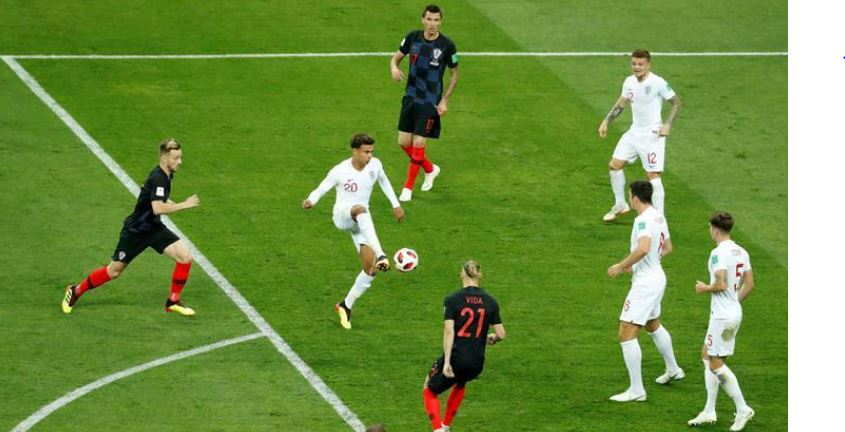
#> input picture images/FIFA.jpg, 845 x 432 px
$ jupyter execute CV2-Write-Text-on-Image.ipynb
#> lines starting #> are read from the running program, lines starting #| are printed output that depends on the picture; after the words box and inside, x2 and y2 are one past the last pixel; in counts of white or black regions, pixels touching at a corner belong together
### Write Text on Image - Using CV2

This is an utility function used to write text on images. This utility is used to modify README.md file in all github repositories.

[cell 1]
# Load Libraries

import os

import cv2
# import imutils as im

[cell 2]
# Constants

PATH = 'images/' # Images folder
INPUT_FILE_NAME = 'FIFA.jpg' # Inpput filename
OUTPUT_FILE_NAME = 'FIFA-CV2.jpg' # Inpput filename


WINDOW_NAME = 'FIFA' # Window name in which image is displayed

TEXT = 'FIFA Worldcup' # text
FONT = cv2.FONT_HERSHEY_SIMPLEX # font
POSITION = (0, 50) # position
FONT_SCALE = 1 # fontScale
COLOR = (0, 0, 255) # Text color
THICKNESS = 2 # Line thickness

[cell 3]
img = cv2.imread(os.path.join(PATH, INPUT_FILE_NAME)) # Read image
#> img is the input picture: shape (432, 845, 3); mean B, G, R 62.8, 142.2, 108.8

img = cv2.putText(img, TEXT, POSITION, FONT, FONT_SCALE,
                 COLOR, THICKNESS, cv2.LINE_AA, False) # Write test on top of image
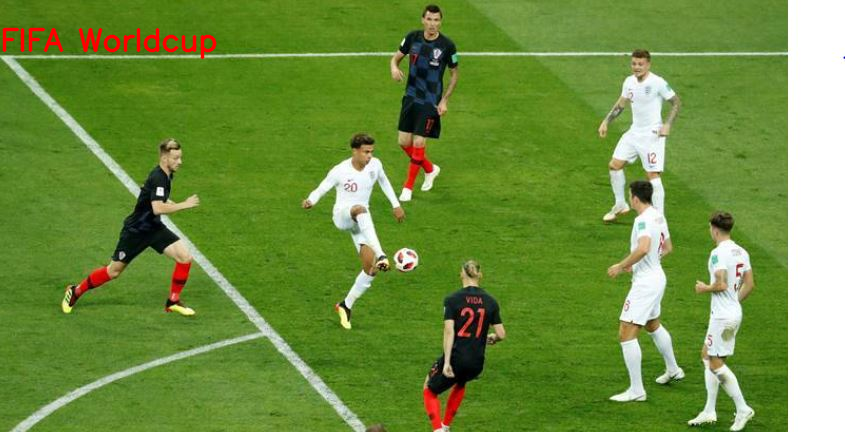
#> img: shape (432, 845, 3); 0.7% of pixels changed, all inside (x1, y1, x2, y2) = (2, 27, 217, 60)

cv2.imshow(WINDOW_NAME, img)
cv2.waitKey()
cv2.destroyWindow(WINDOW_NAME)

cv2.imwrite(os.path.join(PATH, OUTPUT_FILE_NAME), img) # Write the modified text to folder
#> Out = True
